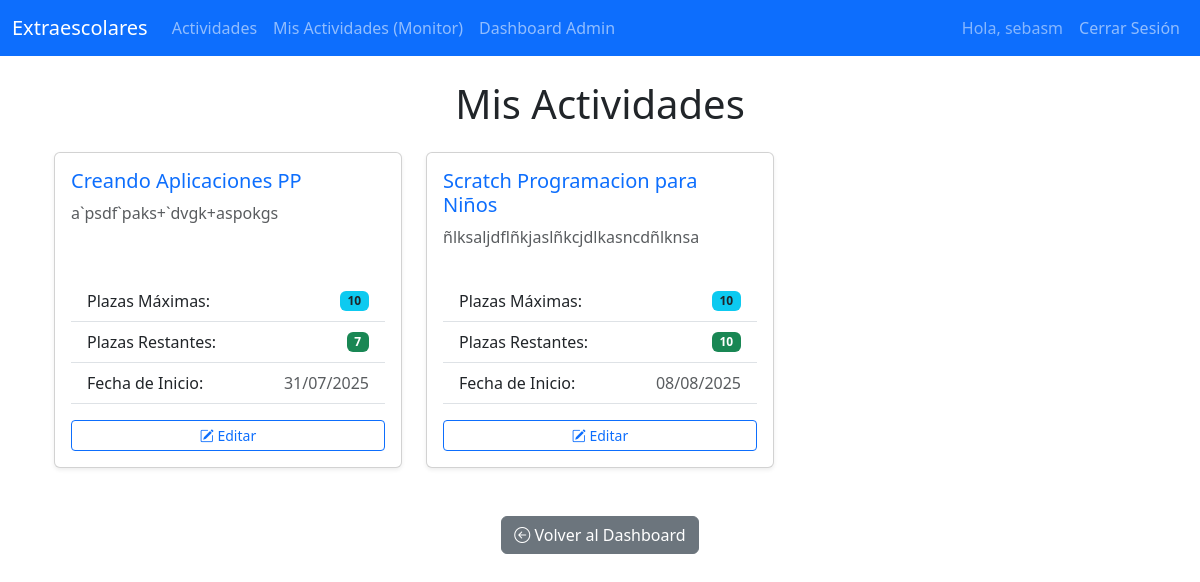
The page /actividades/monitor/actividades/ (signed in) on the database its author committed.
### actividades/models.py (models this page shows, shortened)
class Actividad(models.Model):
    nombre = models.CharField(max_length=200)
    descripcion = models.TextField()
    monitor = models.ForeignKey(Monitor, on_delete=models.SET_NULL, null=True, blank=True)
    plazas_maximas = models.IntegerField()
    fecha_inicio = models.DateField()
    def plazas_restantes(self):
        inscripciones_actuales = self.inscripcion_set.count()
        return self.plazas_maximas - inscripciones_actuales

### actividades/views.py (the view)
# urls.py: path('monitor/actividades/', views.actividades_monitor, name='actividades_monitor'),
@login_required
@user_passes_test(is_monitor, login_url='/login/')
def actividades_monitor(request):
    try:
        monitor_actual = request.user.monitor_profile
        actividades = Actividad.objects.filter(monitor=monitor_actual)
    except Monitor.DoesNotExist:
            actividades = []
    context = {
        'actividades': actividades
    }
    return render(request, 'actividades/actividades_monitor.html', context)

### actividades/views.py (called while the page is built)
def is_monitor(user):
    return not hasattr(user, 'alumno') and user.is_staff # O user.groups.filter(name='Monitores').exists()

### templates/actividades/actividades_monitor.html (shortened to what this page needs)
{% extends 'base.html' %}
{% block content %}
<div class="container mt-4">
    <h1 class="mb-4 text-center">Mis Actividades</h1>
    {% if actividades %}
        <div class="row">
            {% for actividad in actividades %}
                <div class="col-md-6 col-lg-4 mb-4">
                    <div class="card h-100 shadow-sm">
                        <div class="card-body d-flex flex-column">
                            <h5 class="card-title text-primary">{{ actividad.nombre }}</h5>
                            <p class="card-text text-muted flex-grow-1">{{ actividad.descripcion|truncatechars:150 }}</p>
                            <ul class="list-group list-group-flush mt-3">
                                <li class="list-group-item d-flex justify-content-between align-items-center">
                                    Plazas Máximas:
                                    <span class="badge bg-info text-dark">{{ actividad.plazas_maximas }}</span>
                                </li>
                                <li class="list-group-item d-flex justify-content-between align-items-center">
                                    Plazas Restantes:
                                    <span class="badge bg-{% if actividad.plazas_restantes <= 0 %}danger{% elif actividad.plazas_restantes < 5 %}warning{% else %}success{% endif %}">
                                        {{ actividad.plazas_restantes }}
                                    </span>
                                </li>
                                <li class="list-group-item d-flex justify-content-between align-items-center">
                                    Fecha de Inicio:
                                    <span class="text-muted">{{ actividad.fecha_inicio|date:"d/m/Y" }}</span>
                                </li>
                            </ul>
                            <div class="mt-auto pt-3 border-top">
                                <a href="{% url 'admin_editar_actividad' actividad.id %}" class="btn btn-sm btn-outline-primary w-100">
                                    <i class="bi bi-pencil-square"></i> Editar
                                </a>
                            </div>
                        </div>
                    </div>
                </div>
            {% endfor %}
        </div>
    {% endif %}
    <div class="mt-4 text-center">
        <a href="{% url 'admin_dashboard' %}" class="btn btn-secondary">
            <i class="bi bi-arrow-left-circle"></i> Volver al Dashboard
        </a>
    </div>
</div>
{% endblock %}

### templates/base.html (shortened to what this page needs)
{% load static %}
<!DOCTYPE html>
<html lang="es">
<head>
    <link href="https://cdn.jsdelivr.net/npm/bootstrap@5.3.3/dist/css/bootstrap.min.css" rel="stylesheet">
    <link rel="stylesheet" href="https://cdn.jsdelivr.net/npm/bootstrap-icons@1.11.3/font/bootstrap-icons.min.css">
</head>
<body>
    <nav class="navbar navbar-expand-lg navbar-dark bg-primary">
        <div class="container-fluid">
            <a class="navbar-brand" href="{% url 'lista_actividades' %}">Extraescolares</a>
            <div class="collapse navbar-collapse" id="navbarNav">
                <ul class="navbar-nav me-auto mb-2 mb-lg-0">
                    <li class="nav-item">
                        <a class="nav-link" href="{% url 'lista_actividades' %}">Actividades</a>
                    </li>
                    {% if user.is_authenticated %}
                        {% if not user.alumno and user.is_staff %}
                        <li class="nav-item">
                            <a class="nav-link" href="{% url 'actividades_monitor' %}">Mis Actividades (Monitor)</a>
                        </li>
                        {% endif %}
                        {% if user.is_staff %}
                        <li class="nav-item">
                            <a class="nav-link" href="{% url 'admin_dashboard' %}">Dashboard Admin</a>
                        </li>
                        {% endif %}
                    {% endif %}
                </ul>
                <ul class="navbar-nav">
                    {% if user.is_authenticated %}
                        <li class="nav-item">
                            <span class="nav-link text-white-50">Hola, {{ user.username }}</span>
                        </li>
                        <li class="nav-item">
                            <a class="nav-link" href="{% url 'logout' %}">Cerrar Sesión</a>
                        </li>
                    {% endif %}
                </ul>
            </div>
        </div>
    </nav>
    <div class="container mt-4">
        {% block content %}
        {% endblock %}
    </div>
</body>
</html>

### rows shown on the page
Actividad: nombre "Creando Aplicaciones PP", descripcion "a`psdf`paks+`dvgk+aspokgs", plazas_maximas "10", plazas_restantes "7", fecha_inicio "31/07/2025"
Actividad: nombre "Scratch Programacion para Niños", descripcion "ñlksaljdflñkjaslñkcjdlkasncdñlknsa", plazas_maximas "10", plazas_restantes "10", fecha_inicio "08/08/2025"

### other values the page prints
{{ user.username }} "sebasm"
